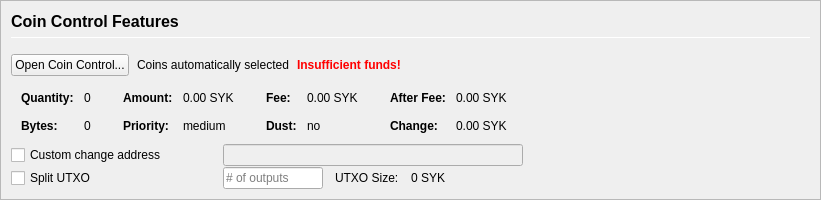
         <widget class="QFrame" name="frameCoinControl">
          <property name="sizePolicy">
           <sizepolicy hsizetype="Expanding" vsizetype="Expanding">
            <horstretch>0</horstretch>
            <verstretch>0</verstretch>
           </sizepolicy>
          </property>
          <property name="maximumSize">
           <size>
            <width>16777215</width>
            <height>16777215</height>
           </size>
          </property>
          <property name="frameShape">
           <enum>QFrame::StyledPanel</enum>
          </property>
          <property name="frameShadow">
           <enum>QFrame::Sunken</enum>
          </property>
          <layout class="QVBoxLayout" name="verticalLayoutCoinControl2">
           <property name="spacing">
            <number>0</number>
           </property>
           <property name="margin">
            <number>0</number>
           </property>
           <item>
            <widget class="QFrame" name="frameCoinControl_BG">
             <layout class="QVBoxLayout" name="verticalLayoutCoinControl" stretch="0,0,0,0,0,0">
              <property name="spacing">
               <number>1</number>
              </property>
              <property name="leftMargin">
               <number>10</number>
              </property>
              <property name="topMargin">
               <number>10</number>
              </property>
              <item>
               <layout class="QHBoxLayout" name="horizontalLayoutCoinControl1">
                <property name="bottomMargin">
                 <number>15</number>
                </property>
                <item>
                 <layout class="QVBoxLayout" name="verticalLayout_3">
                  <property name="spacing">
                   <number>6</number>
                  </property>
                  <item>
                   <widget class="QLabel" name="labelCoinControlFeatures">
                    <property name="sizePolicy">
                     <sizepolicy hsizetype="Preferred" vsizetype="Maximum">
                      <horstretch>0</horstretch>
                      <verstretch>0</verstretch>
                     </sizepolicy>
                    </property>
                    <property name="minimumSize">
                     <size>
                      <width>0</width>
                      <height>20</height>
                     </size>
                    </property>
                    <property name="font">
                     <font>
                      <pointsize>12</pointsize>
                      <weight>75</weight>
                      <bold>true</bold>
                     </font>
                    </property>
                    <property name="styleSheet">
                     <string notr="true">font-weight:bold;</string>
                    </property>
                    <property name="text">
                     <string>Coin Control Features</string>
                    </property>
                   </widget>
                  </item>
                  <item>
                   <widget class="Line" name="line">
                    <property name="minimumSize">
                     <size>
                      <width>0</width>
                      <height>1</height>
                     </size>
                    </property>
                    <property name="maximumSize">
                     <size>
                      <width>16777215</width>
                      <height>1</height>
                     </size>
                    </property>
                    <property name="orientation">
                     <enum>Qt::Horizontal</enum>
                    </property>
                   </widget>
                  </item>
                 </layout>
                </item>
               </layout>
              </item>
              <item>
               <layout class="QHBoxLayout" name="horizontalLayoutCoinControl2" stretch="0,0,0,0">
                <property name="spacing">
                 <number>8</number>
                </property>
                <property name="bottomMargin">
                 <number>10</number>
                </property>
                <item>
                 <widget class="QPushButton" name="pushButtonCoinControl">
                  <property name="styleSheet">
                   <string notr="true"/>
                  </property>
                  <property name="text">
                   <string>Open Coin Control...</string>
                  </property>
                  <property name="autoDefault">
                   <bool>false</bool>
                  </property>
                 </widget>
                </item>
                <item>
                 <widget class="QLabel" name="labelCoinControlAutomaticallySelected">
                  <property name="text">
                   <string>Coins automatically selected</string>
                  </property>
                  <property name="margin">
                   <number>5</number>
                  </property>
                 </widget>
                </item>
                <item>
                 <widget class="QLabel" name="labelCoinControlInsuffFunds">
                  <property name="font">
                   <font>
                    <weight>75</weight>
                    <bold>true</bold>
                   </font>
                  </property>
                  <property name="styleSheet">
                   <string notr="true">color:red;font-weight:bold;</string>
                  </property>
                  <property name="text">
                   <string>Insufficient funds!</string>
                  </property>
                  <property name="margin">
                   <number>5</number>
                  </property>
                 </widget>
                </item>
                <item>
                 <spacer name="horizontalSpacerCoinControl">
                  <property name="orientation">
                   <enum>Qt::Horizontal</enum>
                  </property>
                  <property name="sizeHint" stdset="0">
                   <size>
                    <width>40</width>
                    <height>1</height>
                   </size>
                  </property>
                 </spacer>
                </item>
               </layout>
              </item>
              <item>
               <widget class="QWidget" name="widgetCoinControl" native="true">
                <property name="sizePolicy">
                 <sizepolicy hsizetype="Preferred" vsizetype="Preferred">
                  <horstretch>0</horstretch>
                  <verstretch>0</verstretch>
                 </sizepolicy>
                </property>
                <property name="minimumSize">
                 <size>
                  <width>0</width>
                  <height>0</height>
                 </size>
                </property>
                <property name="styleSheet">
                 <string notr="true"/>
                </property>
                <layout class="QHBoxLayout" name="horizontalLayoutCoinControl5">
                 <property name="margin">
                  <number>0</number>
                 </property>
                 <item>
                  <layout class="QHBoxLayout" name="horizontalLayoutCoinControl3" stretch="0,0,0,1">
                   <property name="spacing">
                    <number>20</number>
                   </property>
                   <property name="topMargin">
                    <number>0</number>
                   </property>
                   <property name="bottomMargin">
                    <number>10</number>
                   </property>
                   <item>
                    <layout class="QFormLayout" name="formLayoutCoinControl1">
                     <property name="horizontalSpacing">
                      <number>10</number>
                     </property>
                     <property name="verticalSpacing">
                      <number>14</number>
                     </property>
                     <property name="leftMargin">
                      <number>10</number>
                     </property>
                     <property name="topMargin">
                      <number>4</number>
                     </property>
                     <property name="rightMargin">
                      <number>6</number>
                     </property>
                     <item row="0" column="0">
                      <widget class="QLabel" name="labelCoinControlQuantityText">
                       <property name="font">
                        <font>
                         <weight>75</weight>
                         <bold>true</bold>
                        </font>
                       </property>
                       <property name="text">
                        <string>Quantity:</string>
                       </property>
                       <property name="margin">
                        <number>0</number>
                       </property>
                      </widget>
                     </item>
                     <item row="0" column="1">
                      <widget class="QLabel" name="labelCoinControlQuantity">
                       <property name="cursor">
                        <cursorShape>IBeamCursor</cursorShape>
                       </property>
                       <property name="contextMenuPolicy">
                        <enum>Qt::ActionsContextMenu</enum>
                       </property>
                       <property name="text">
                        <string notr="true">0</string>
                       </property>
                       <property name="margin">
                        <number>0</number>
                       </property>
                       <property name="textInteractionFlags">
                        <set>Qt::LinksAccessibleByMouse|Qt::TextSelectableByKeyboard|Qt::TextSelectableByMouse</set>
                       </property>
                      </widget>
                     </item>
                     <item row="1" column="0">
                      <widget class="QLabel" name="labelCoinControlBytesText">
                       <property name="font">
                        <font>
                         <weight>75</weight>
                         <bold>true</bold>
                        </font>
                       </property>
                       <property name="text">
                        <string>Bytes:</string>
                       </property>
                      </widget>
                     </item>
                     <item row="1" column="1">
                      <widget class="QLabel" name="labelCoinControlBytes">
                       <property name="cursor">
                        <cursorShape>IBeamCursor</cursorShape>
                       </property>
                       <property name="contextMenuPolicy">
                        <enum>Qt::ActionsContextMenu</enum>
                       </property>
                       <property name="text">
                        <string notr="true">0</string>
                       </property>
                       <property name="textInteractionFlags">
                        <set>Qt::LinksAccessibleByMouse|Qt::TextSelectableByKeyboard|Qt::TextSelectableByMouse</set>
                       </property>
                      </widget>
                     </item>
                    </layout>
                   </item>
                   <item>
                    <layout class="QFormLayout" name="formLayoutCoinControl2">
                     <property name="horizontalSpacing">
                      <number>10</number>
                     </property>
                     <property name="verticalSpacing">
                      <number>14</number>
                     </property>
                     <property name="leftMargin">
                      <number>6</number>
                     </property>
                     <property name="topMargin">
                      <number>4</number>
                     </property>
                     <property name="rightMargin">
                      <number>6</number>
                     </property>
                     <item row="0" column="0">
                      <widget class="QLabel" name="labelCoinControlAmountText">
                       <property name="font">
                        <font>
                         <weight>75</weight>
                         <bold>true</bold>
                        </font>
                       </property>
                       <property name="text">
                        <string>Amount:</string>
                       </property>
                       <property name="margin">
                        <number>0</number>
                       </property>
                      </widget>
                     </item>
                     <item row="0" column="1">
                      <widget class="QLabel" name="labelCoinControlAmount">
                       <property name="cursor">
                        <cursorShape>IBeamCursor</cursorShape>
                       </property>
                       <property name="contextMenuPolicy">
                        <enum>Qt::ActionsContextMenu</enum>
                       </property>
                       <property name="text">
                        <string notr="true">0.00 SYK</string>
                       </property>
                       <property name="textInteractionFlags">
                        <set>Qt::LinksAccessibleByMouse|Qt::TextSelectableByKeyboard|Qt::TextSelectableByMouse</set>
                       </property>
                      </widget>
                     </item>
                     <item row="1" column="0">
                      <widget class="QLabel" name="labelCoinControlPriorityText">
                       <property name="font">
                        <font>
                         <weight>75</weight>
                         <bold>true</bold>
                        </font>
                       </property>
                       <property name="text">
                        <string>Priority:</string>
                       </property>
                      </widget>
                     </item>
                     <item row="1" column="1">
                      <widget class="QLabel" name="labelCoinControlPriority">
                       <property name="cursor">
                        <cursorShape>IBeamCursor</cursorShape>
                       </property>
                       <property name="contextMenuPolicy">
                        <enum>Qt::ActionsContextMenu</enum>
                       </property>
                       <property name="text">
                        <string>medium</string>
                       </property>
                       <property name="textInteractionFlags">
                        <set>Qt::LinksAccessibleByMouse|Qt::TextSelectableByKeyboard|Qt::TextSelectableByMouse</set>
                       </property>
                      </widget>
                     </item>
                    </layout>
                   </item>
                   <item>
                    <layout class="QFormLayout" name="formLayoutCoinControl3">
                     <property name="horizontalSpacing">
                      <number>10</number>
                     </property>
                     <property name="verticalSpacing">
                      <number>14</number>
                     </property>
                     <property name="leftMargin">
                      <number>6</number>
                     </property>
                     <property name="topMargin">
                      <number>4</number>
                     </property>
                     <property name="rightMargin">
                      <number>6</number>
                     </property>
                     <item row="0" column="0">
                      <widget class="QLabel" name="labelCoinControlFeeText">
                       <property name="font">
                        <font>
                         <weight>75</weight>
                         <bold>true</bold>
                        </font>
                       </property>
                       <property name="text">
                        <string>Fee:</string>
                       </property>
                       <property name="margin">
                        <number>0</number>
                       </property>
                      </widget>
                     </item>
                     <item row="0" column="1">
                      <widget class="QLabel" name="labelCoinControlFee">
                       <property name="cursor">
                        <cursorShape>IBeamCursor</cursorShape>
                       </property>
                       <property name="contextMenuPolicy">
                        <enum>Qt::ActionsContextMenu</enum>
                       </property>
                       <property name="text">
                        <string notr="true">0.00 SYK</string>
                       </property>
                       <property name="textInteractionFlags">
                        <set>Qt::LinksAccessibleByMouse|Qt::TextSelectableByKeyboard|Qt::TextSelectableByMouse</set>
                       </property>
                      </widget>
                     </item>
                     <item row="1" column="0">
                      <widget class="QLabel" name="labelCoinControlLowOutputText">
                       <property name="font">
                        <font>
                         <weight>75</weight>
                         <bold>true</bold>
                        </font>
                       </property>
                       <property name="text">
                        <string>Dust:</string>
                       </property>
                      </widget>
                     </item>
                     <item row="1" column="1">
                      <widget class="QLabel" name="labelCoinControlLowOutput">
                       <property name="cursor">
                        <cursorShape>IBeamCursor</cursorShape>
                       </property>
                       <property name="contextMenuPolicy">
                        <enum>Qt::ActionsContextMenu</enum>
                       </property>
                       <property name="text">
                        <string>no</string>
                       </property>
                       <property name="textInteractionFlags">
                        <set>Qt::LinksAccessibleByMouse|Qt::TextSelectableByKeyboard|Qt::TextSelectableByMouse</set>
                       </property>
                      </widget>
                     </item>
                    </layout>
                   </item>
                   <item>
                    <layout class="QFormLayout" name="formLayoutCoinControl4">
                     <property name="horizontalSpacing">
                      <number>10</number>
                     </property>
                     <property name="verticalSpacing">
                      <number>14</number>
                     </property>
                     <property name="leftMargin">
                      <number>6</number>
                     </property>
                     <property name="topMargin">
                      <number>4</number>
                     </property>
                     <property name="rightMargin">
                      <number>6</number>
                     </property>
                     <item row="0" column="0">
                      <widget class="QLabel" name="labelCoinControlAfterFeeText">
                       <property name="font">
                        <font>
                         <weight>75</weight>
                         <bold>true</bold>
                        </font>
                       </property>
                       <property name="text">
                        <string>After Fee:</string>
                       </property>
                       <property name="margin">
                        <number>0</number>
                       </property>
                      </widget>
                     </item>
                     <item row="0" column="1">
                      <widget class="QLabel" name="labelCoinControlAfterFee">
                       <property name="cursor">
                        <cursorShape>IBeamCursor</cursorShape>
                       </property>
                       <property name="contextMenuPolicy">
                        <enum>Qt::ActionsContextMenu</enum>
                       </property>
                       <property name="text">
                        <string notr="true">0.00 SYK</string>
                       </property>
                       <property name="textInteractionFlags">
                        <set>Qt::LinksAccessibleByMouse|Qt::TextSelectableByKeyboard|Qt::TextSelectableByMouse</set>
                       </property>
                      </widget>
                     </item>
                     <item row="1" column="0">
                      <widget class="QLabel" name="labelCoinControlChangeText">
                       <property name="font">
                        <font>
                         <weight>75</weight>
                         <bold>true</bold>
                        </font>
                       </property>
                       <property name="text">
                        <string>Change:</string>
                       </property>
                      </widget>
                     </item>
                     <item row="1" column="1">
                      <widget class="QLabel" name="labelCoinControlChange">
                       <property name="cursor">
                        <cursorShape>IBeamCursor</cursorShape>
                       </property>
                       <property name="contextMenuPolicy">
                        <enum>Qt::ActionsContextMenu</enum>
                       </property>
                       <property name="text">
                        <string notr="true">0.00 SYK</string>
                       </property>
                       <property name="textInteractionFlags">
                        <set>Qt::LinksAccessibleByMouse|Qt::TextSelectableByKeyboard|Qt::TextSelectableByMouse</set>
                       </property>
                      </widget>
                     </item>
                    </layout>
                   </item>
                  </layout>
                 </item>
                </layout>
               </widget>
              </item>
              <item>
               <layout class="QHBoxLayout" name="horizontalLayoutCoinControl4">
                <property name="spacing">
                 <number>12</number>
                </property>
                <property name="sizeConstraint">
                 <enum>QLayout::SetDefaultConstraint</enum>
                </property>
                <property name="topMargin">
                 <number>0</number>
                </property>
                <property name="rightMargin">
                 <number>0</number>
                </property>
                <item>
                 <widget class="QCheckBox" name="checkBoxCoinControlChange">
                  <property name="sizePolicy">
                   <sizepolicy hsizetype="Preferred" vsizetype="Preferred">
                    <horstretch>0</horstretch>
                    <verstretch>0</verstretch>
                   </sizepolicy>
                  </property>
                  <property name="minimumSize">
                   <size>
                    <width>200</width>
                    <height>0</height>
                   </size>
                  </property>
                  <property name="maximumSize">
                   <size>
                    <width>200</width>
                    <height>16777215</height>
                   </size>
                  </property>
                  <property name="toolTip">
                   <string>If this is activated, but the change address is empty or invalid, change will be sent to a newly generated address.</string>
                  </property>
                  <property name="text">
                   <string>Custom change address</string>
                  </property>
                 </widget>
                </item>
                <item>
                 <widget class="QValidatedLineEdit" name="lineEditCoinControlChange">
                  <property name="enabled">
                   <bool>false</bool>
                  </property>
                  <property name="sizePolicy">
                   <sizepolicy hsizetype="Preferred" vsizetype="Preferred">
                    <horstretch>0</horstretch>
                    <verstretch>0</verstretch>
                   </sizepolicy>
                  </property>
                  <property name="minimumSize">
                   <size>
                    <width>300</width>
                    <height>0</height>
                   </size>
                  </property>
                 </widget>
                </item>
                <item>
                 <widget class="QLabel" name="labelCoinControlChangeLabel">
                  <property name="sizePolicy">
                   <sizepolicy hsizetype="Preferred" vsizetype="Preferred">
                    <horstretch>0</horstretch>
                    <verstretch>0</verstretch>
                   </sizepolicy>
                  </property>
                  <property name="minimumSize">
                   <size>
                    <width>100</width>
                    <height>0</height>
                   </size>
                  </property>
                  <property name="text">
                   <string/>
                  </property>
                  <property name="margin">
                   <number>3</number>
                  </property>
                 </widget>
                </item>
               </layout>
              </item>
              <item>
               <layout class="QHBoxLayout" name="horizontalLayoutCoinControl6">
                <property name="spacing">
                 <number>12</number>
                </property>
                <property name="rightMargin">
                 <number>0</number>
                </property>
                <item>
                 <widget class="QCheckBox" name="splitBlockCheckBox">
                  <property name="sizePolicy">
                   <sizepolicy hsizetype="Preferred" vsizetype="Preferred">
                    <horstretch>0</horstretch>
                    <verstretch>0</verstretch>
                   </sizepolicy>
                  </property>
                  <property name="minimumSize">
                   <size>
                    <width>200</width>
                    <height>0</height>
                   </size>
                  </property>
                  <property name="maximumSize">
                   <size>
                    <width>200</width>
                    <height>16777215</height>
                   </size>
                  </property>
                  <property name="text">
                   <string>Split UTXO</string>
                  </property>
                 </widget>
                </item>
                <item>
                 <widget class="QLineEdit" name="splitBlockLineEdit">
                  <property name="sizePolicy">
                   <sizepolicy hsizetype="Preferred" vsizetype="Preferred">
                    <horstretch>50</horstretch>
                    <verstretch>0</verstretch>
                   </sizepolicy>
                  </property>
                  <property name="minimumSize">
                   <size>
                    <width>100</width>
                    <height>0</height>
                   </size>
                  </property>
                  <property name="maximumSize">
                   <size>
                    <width>100</width>
                    <height>16777215</height>
                   </size>
                  </property>
                  <property name="placeholderText">
                   <string># of outputs</string>
                  </property>
                 </widget>
                </item>
                <item>
                 <widget class="QLabel" name="labelBlockSizeText">
                  <property name="text">
                   <string>UTXO Size:</string>
                  </property>
                 </widget>
                </item>
                <item>
                 <widget class="QLabel" name="labelBlockSize">
                  <property name="text">
                   <string>0 SYK</string>
                  </property>
                 </widget>
                </item>
                <item>
                 <spacer name="horizontalSpacer_7">
                  <property name="orientation">
                   <enum>Qt::Horizontal</enum>
                  </property>
                  <property name="sizeHint" stdset="0">
                   <size>
                    <width>40</width>
                    <height>20</height>
                   </size>
                  </property>
                 </spacer>
                </item>
               </layout>
              </item>
              <item>
               <spacer name="verticalSpacerCoinControl">
                <property name="orientation">
                 <enum>Qt::Vertical</enum>
                </property>
                <property name="sizeHint" stdset="0">
                 <size>
                  <width>800</width>
                  <height>1</height>
                 </size>
                </property>
               </spacer>
              </item>
             </layout>
            </widget>
           </item>
          </layout>
         </widget>
